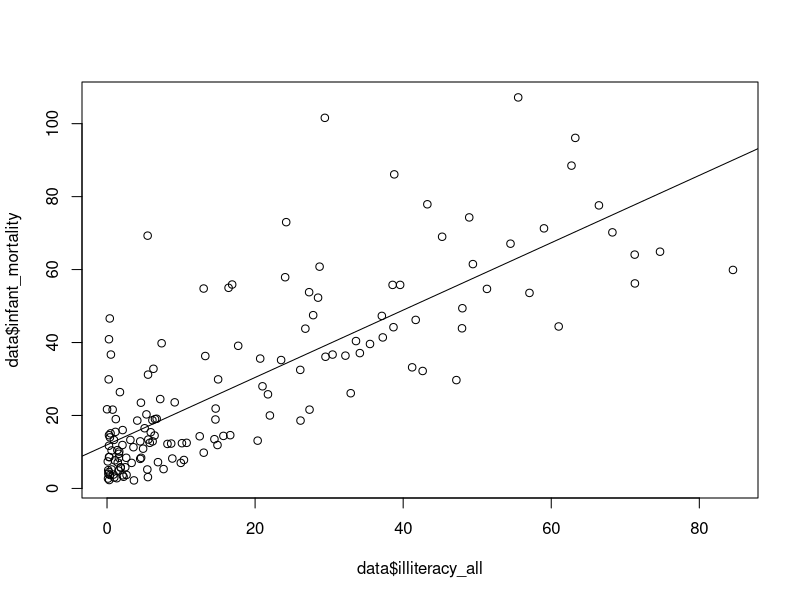

Generate this figure with R:
# Set workspace
setwd("data")
# Read in the data
data <- read.csv("wb_dev_ind.csv")
# Create illiteracy rates
data$illiteracy_female = 100 - data$literacy_female
data$illiteracy_male   = 100 - data$literacy_male
data$illiteracy_all    = 100 - data$literacy_all
# Summarize the data
names <- data.frame(data$countrycode,data$countryname)
data$countrycode <- NULL
data$countryname <- NULL
summary(data)
# Get standard deviation, ignoring missing values
sapply(data, sd, na.rm=TRUE)
# Take the portion where gdp_per_capita isn't missing
data2 <- subset(data, !is.na(data$gdp_per_capita))
# 50 richest countries
data2 <- data2[with(data2,order(-gdp_per_capita)),]
summary(head(data2,n=50))
sapply(head(data2, n=50), sd, na.rm=TRUE)
# 50 poorest countries
summary(tail(data2,n=50))
sapply(tail(data2, n=50), sd, na.rm=TRUE)
# Median GDP per capita
summary(data)
# Run Regressions
summary(lm(infant_mortality ~ gdp_per_capita, data=data))
summary(lm(illiteracy_all ~ gdp_per_capita, data=data))
# Regress and make scatter plot
mort_lit_line <- lm(infant_mortality ~ illiteracy_all, data=data)
plot(data$illiteracy_all, data$infant_mortality)
abline(mort_lit_line)
summary(mort_lit_line)

